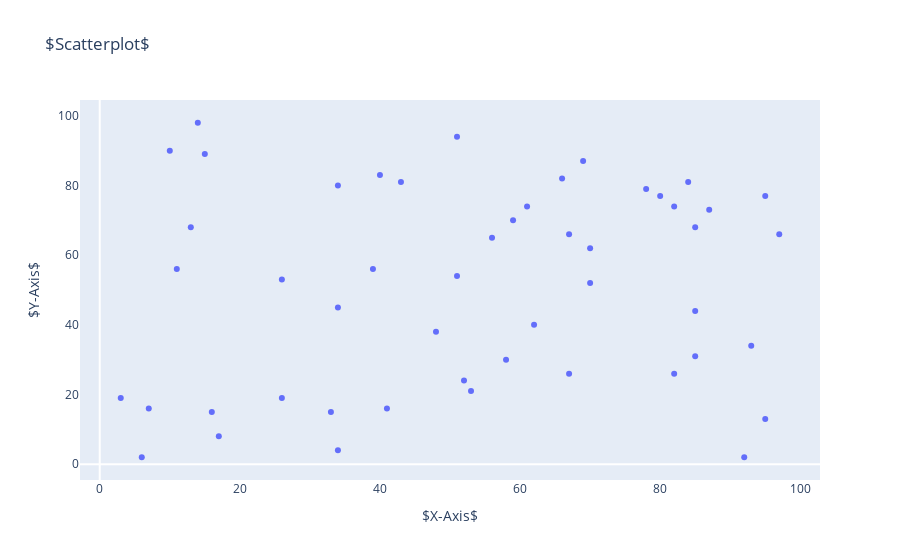

Notebook source saved alongside this figure:
### Code cell
random_x = np.random.randint(1,100,50)
random_y = np.random.randint(1,100,50)

data=[go.Scatter(x = random_x,
                 y = random_y,
                 mode ="markers",
                )
     ]

layout = go.Layout(title = "$Scatterplot$",
                   xaxis=dict(
                       title = "$X-Axis$",
                       showgrid= False,
                       showline = False), 
                   yaxis=dict(
                       title = "$Y-Axis$",
                       showgrid= False,
                       showline = False))

fig = go.Figure(data= data, layout = layout)
iplot(fig)

### Figure 1 — Plotly figure (JSON) as saved in the notebook; plotly's stock layout.template omitted (floating-point values rounded to 4 significant figures)
{"data": [{"mode": "markers", "type": "scatter", "x": [15, 51, 13, 95, 84, 17, 92, 85, 7, 14, 61, 69, 66, 85, 85, 51, 59, 62, 58, 34, 16, 53, 34, 95, 33, 70, 3, 6, 70, 10, 67, 56, 97, 26, 93, 48, 11, 41, 87, 34, 43, 67, 82, 82, 52, 78, 80, 40, 39, 26], "y": [89, 54, 68, 77, 81, 8, 2, 44, 16, 98, 74, 87, 82, 68, 31, 94, 70, 40, 30, 4, 15, 21, 80, 13, 15, 62, 19, 2, 52, 90, 26, 65, 66, 19, 34, 38, 56, 16, 73, 45, 81, 66, 26, 74, 24, 79, 77, 83, 56, 53]}], "layout": {"autosize": true, "title": {"text": "$Scatterplot$"}, "xaxis": {"autorange": true, "range": [-2.6, 102.6], "showgrid": false, "showline": false, "title": {"text": "$X-Axis$"}, "type": "linear"}, "yaxis": {"autorange": true, "range": [-5.922, 105.9], "showgrid": false, "showline": false, "title": {"text": "$Y-Axis$"}, "type": "linear"}}}
